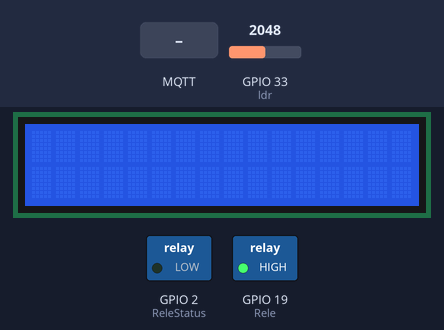
Recording of a sketch running on a simulated ESP32. Parts: 16×2 character LCD, switched loads named in the sketch (green lamp = pin HIGH). The test bench sets the inputs (shaded band); at power-on: GPIO 33 (ldr) = 2048. No MQTT or app messages arrive unless stated; what the sketch prints to the serial monitor is not drawn.

Above: at 1.2 s.
1.3 s: GPIO 33 (ldr) set to 2866
At 2.1 s:
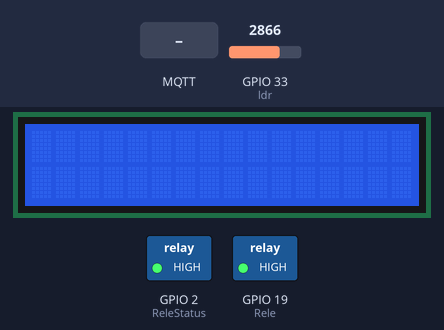
At 5.5 s:
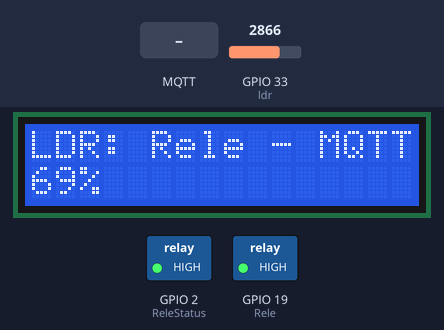
6.5 s: GPIO 33 (ldr) set to 3603
At 10.5 s:
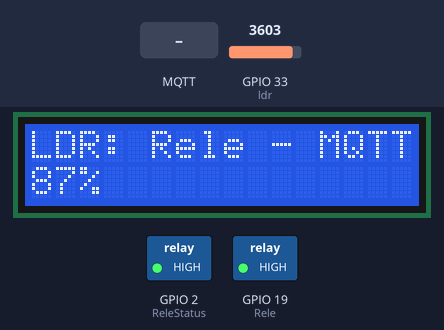
11.5 s: MQTT message "1" arrives on the first subscribed topic
13.0 s: GPIO 33 (ldr) set to 4095
At 15.5 s:
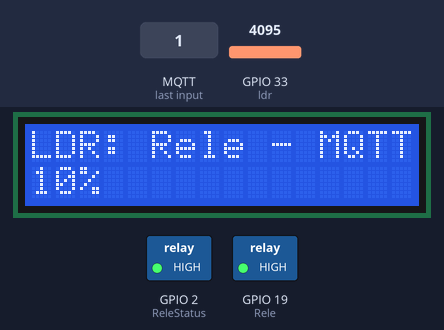
16.5 s: MQTT message "on" arrives on the first subscribed topic
18.0 s: MQTT message "off" arrives on the first subscribed topic
Timing chart, 0 to 20.5 s (numbered marks = the images above; inputs shaded):
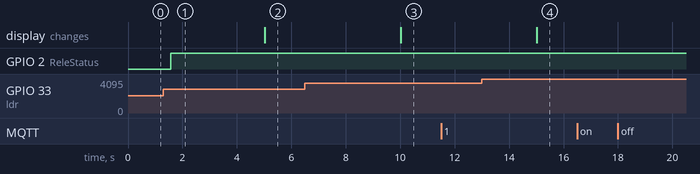

The sketch:

mqttLCD.ino
```cpp
//Bibliotecas
#include "ArduinoJson.h"
#include "EspMQTTClient.h"
#include <LiquidCrystal_I2C.h>

//Declaração de variáveis
int timeTransmissao = 0;
int ReleStatus = 2;
int Rele = 19;
int btn1 = 23;
int estadoRele = 0;
int ldr = 33;
int percentLuz = 0;

// set the LCD number of columns and rows
int lcdColumns = 16;
int lcdRows = 2;
LiquidCrystal_I2C lcd(0x27, lcdColumns, lcdRows);

// variáveis para o botão:
int ultimoEstado = 1;  //o estado anterior do pino de entrada
int estadoAtual;       //a leitura atual do pino de entrada

//-------------------------------------------------//
//configurações da conexão MQTT
EspMQTTClient client(
  "FIESC_IOT",                             //nome da sua rede Wi-Fi
  "7FuhM4@Io9",                            //senha da sua rede Wi-Fi
  "mqtt.tago.io",                          // MQTT Broker server ip padrão da tago
  "Default",                               // username
  "95e40fb7-65ea-4eb4-8f2d-b2001ca9e41c",  // Código do Token DA PLATAFORMA TAGOIO
  "senaiesp002",                           // Client name that uniquely identify your device
  1883                                     // The MQTT port, default to 1883. this line can be omitted
);

//Tópico
char topicoMqtt[] = "senai/esp32/001";

/*
Esta função é chamada assim que tudo estiver conectado (Wifi e MQTT)]
AVISO: VOCÊ DEVE IMPLEMENTÁ-LO SE USAR EspMQTTClient
*/
void onConnectionEstablished() {
  Serial.println("Conectado");
  client.subscribe(topicoMqtt, onMessageReceived);
}

void onMessageReceived(const String& msg) {
  digitalWrite(ReleStatus, LOW);
  Serial.println("Mensagem recebida:");
  Serial.println(msg);

  StaticJsonBuffer<300> JSONBuffer;                  //Memory pool
  JsonObject& parsed = JSONBuffer.parseObject(msg);  //Parse message

  if (parsed.success()) {
    int ReleMqtt = parsed["rele"];

    if (ReleMqtt == 1) {
      ligarRele();
      Serial.println("Rele ligado por MQTT");
      lcd.setCursor(5, 1);
      lcd.print("Ligado");
    } else if (ReleMqtt == 2) {
      desligarRele();
      Serial.println("Rele desligado por MQTT");
      lcd.setCursor(5, 1);
      lcd.print("Desligado");
    }

  } else {
    Serial.println("Falha ao realizar parsing do JSON");
  }
}

void transmitirStatusRele() {
  StaticJsonBuffer<300> JSONbuffer;
  JsonObject& JSONencoder = JSONbuffer.createObject();
  JSONencoder["estadoRele"] = estadoRele;


  char JSONmessageBuffer[300];
  JSONencoder.prettyPrintTo(JSONmessageBuffer, sizeof(JSONmessageBuffer));
  client.publish(topicoMqtt, JSONmessageBuffer);
}

/*void transmitirEstadoRele() {
  StaticJsonBuffer<300> JSONbuffer;
  JsonObject& JSONencoder = JSONbuffer.createObject();
  JSONencoder["estadoRele"] = estadoRele;


  char JSONmessageBuffer[300];
  JSONencoder.prettyPrintTo(JSONmessageBuffer, sizeof(JSONmessageBuffer));

  client.publish(topicoMqtt, JSONmessageBuffer);
}*/

void transmitirValorLDR() {
  StaticJsonBuffer<300> JSONbuffer;
  JsonObject& JSONencoder = JSONbuffer.createObject();
  JSONencoder["ldr"] = percentLuz;

  char JSONmessageBuffer[300];
  JSONencoder.prettyPrintTo(JSONmessageBuffer, sizeof(JSONmessageBuffer));

  client.publish(topicoMqtt, JSONmessageBuffer);
}

void setup() {
  // initialize LCD
  lcd.init();
  // turn on LCD backlight
  lcd.backlight();

  //Ativando saída serial
  Serial.begin(9600);

  pinMode(ldr, INPUT);

  //Ativando principais portas
  pinMode(btn1, INPUT_PULLUP);
  pinMode(Rele, OUTPUT);
  digitalWrite(Rele, HIGH);

  //Informação de Placa ligada
  pinMode(ReleStatus, OUTPUT);
  digitalWrite(ReleStatus, LOW);

  Serial.printf("\nsetup() em core: %d", xPortGetCoreID());

  xTaskCreatePinnedToCore(loop2, "loop2", 8192, NULL, 1, NULL, 0);
}

void lerLdr() {
  int valorLdr = analogRead(ldr);
  percentLuz = (valorLdr * 100) / 4095;
  Serial.println("Valor Lido LDR:");
  Serial.println(percentLuz);
  transmitirValorLDR();
}

void alternarRele() {
  if (estadoRele == 0) {
    //Liga o Rele
    estadoRele = 1;
    digitalWrite(Rele, HIGH);
    Serial.println("Rele ligado por botão");

  } else {
    //Desliga o Rele
    estadoRele = 0;
    digitalWrite(Rele, LOW);
    Serial.println("Rele desligado por botão");

  }

  transmitirStatusRele();
}

void ligarRele() {
  estadoRele = 1;
  digitalWrite(Rele, LOW);
  transmitirStatusRele();
}

void desligarRele() {
  estadoRele = 0;
  digitalWrite(Rele, HIGH);
  transmitirStatusRele();
}

void exibirLCD() {

  lcd.clear();

  lcd.setCursor(0, 0);
  lcd.print("LDR:");

  lcd.setCursor(0, 1);
  lcd.print(percentLuz);

  lcd.setCursor(2, 1);
  lcd.print("%");

  lcd.setCursor(5, 0);
  lcd.print("Rele - MQTT:");

  //delay(1000);
}


void loop() {

  /*estadoAtual = digitalRead(btn1);

  if (ultimoEstado == HIGH && estadoAtual == LOW) {
    Serial.println("Botão precionado");
    alternarRele();
  } else if (ultimoEstado == LOW && estadoAtual == HIGH) {
    Serial.println("Botão liberado");
  }

  ultimoEstado = estadoAtual;*/

  if (millis() - timeTransmissao >= 5000) {
    timeTransmissao = millis();
    lerLdr();
    transmitirStatusRele();
    exibirLCD();
    //transmitirEstadoRele();
  }
}

void loop2(void* z) {
  //Mostra no monitor em qual core o loop2() foi chamado
  Serial.printf("\nloop2() em core: %d", xPortGetCoreID());

  while (1) {
    client.loop();
    //Alternar o Rele "azul" do ESP32 conforme estado na conexão
    if (client.isWifiConnected()) {
      digitalWrite(ReleStatus, HIGH);
    } else {
      digitalWrite(ReleStatus, LOW);
    }


    delay(5);
  }
}
```

Measured:
- after the input at 1.3 s, the display: changes after 3.7 s (image 2)
- after the input at 6.5 s, the display: changes after 3.5 s (image 3)
- after the input at 13.0 s, the display: changes after 2.0 s (image 4)
